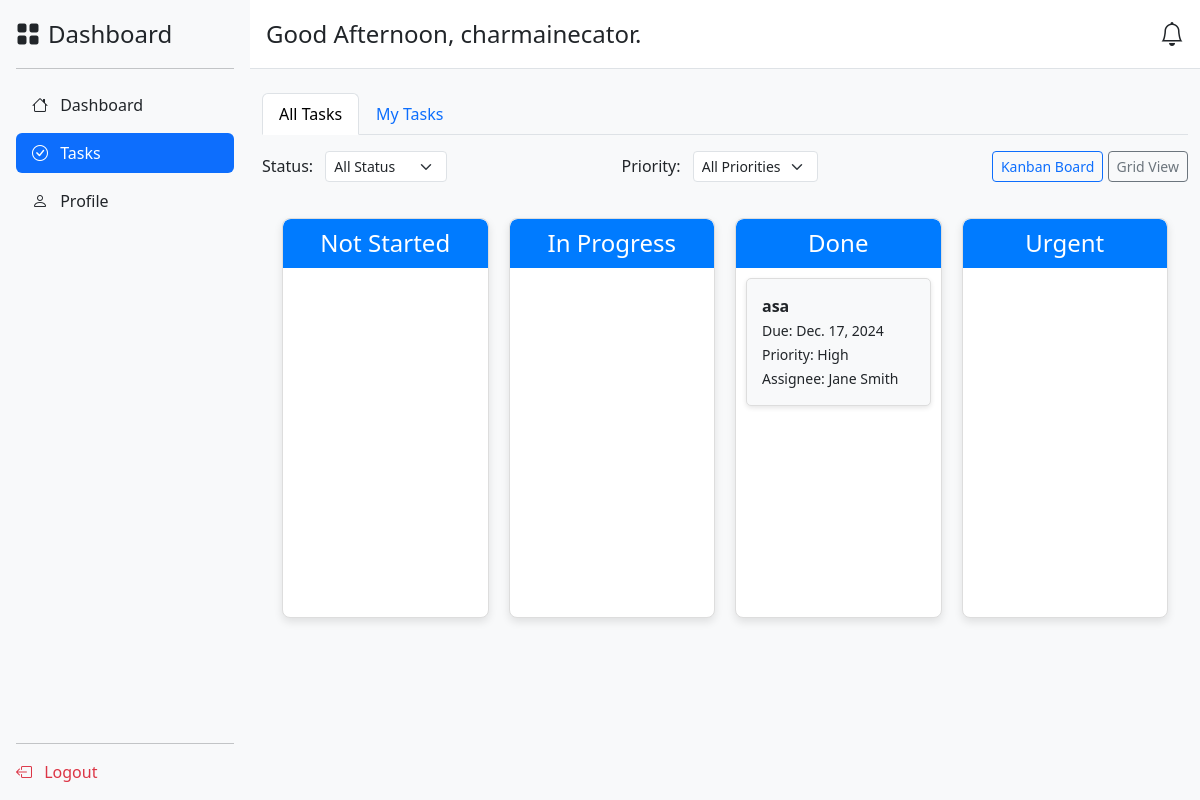
Before: /tasks/ (signed in) with the older database file.
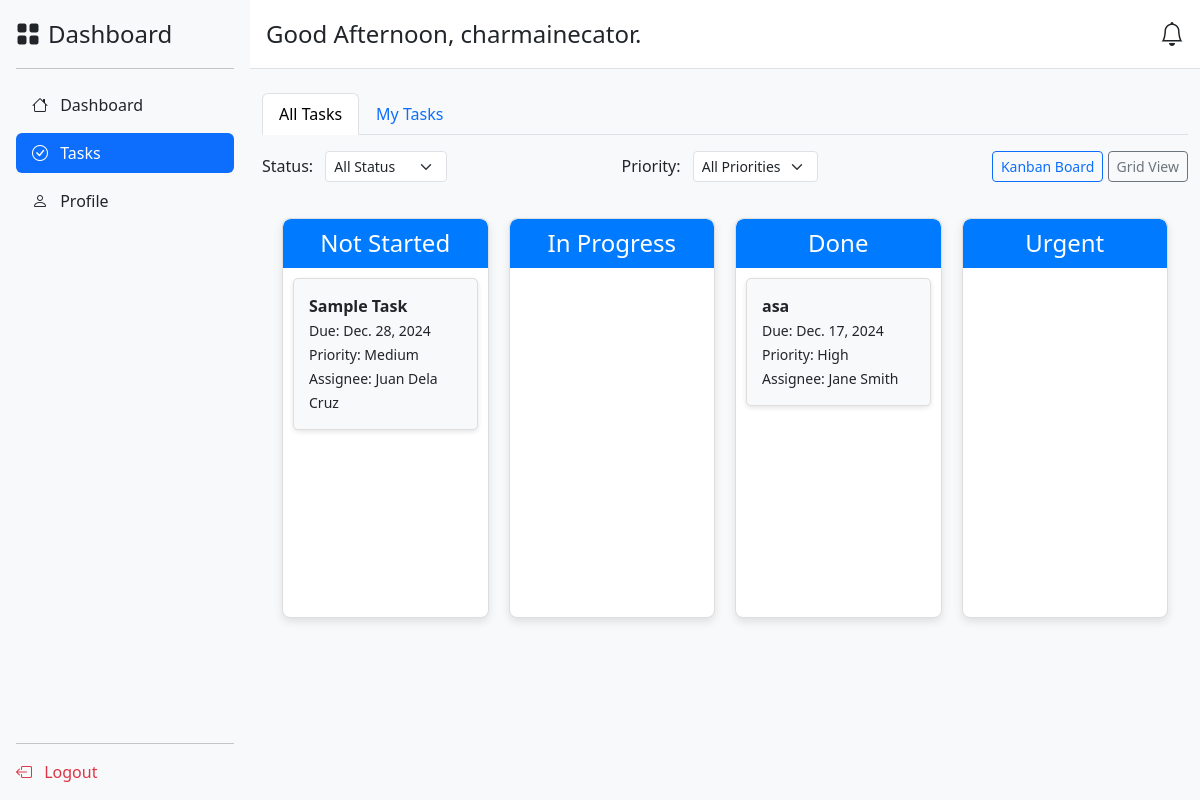
After: the same page with the newer database file.
### app/models.py (models this page shows, shortened)
class Task(models.Model):
    STATUS_CHOICES = [
        ('not-started', 'Not Started'),
        ('in-progress', 'In Progress'),
        ('done', 'Done'),
        ('urgent', 'Urgent'),
    ]
    PRIORITY_CHOICES = [
        ('low', 'Low'),
        ('medium', 'Medium'),
        ('high', 'High'),
    ]
    title = models.CharField(max_length=255)  # Task title
    description = models.TextField()  # Task description
    due_date = models.DateField()  # Task deadline
    status = models.CharField(max_length=20, choices=STATUS_CHOICES, default='not-started')  # Task status
    priority = models.CharField(max_length=10, choices=PRIORITY_CHOICES, default='medium')  # Task priority
    project = models.ForeignKey(Project, on_delete=models.CASCADE, related_name="tasks")  # Associated project
    assignee = models.ForeignKey(User, on_delete=models.SET_NULL, null=True, blank=True, related_name="tasks")  # Assigned user
    created_by = models.ForeignKey(User, on_delete=models.SET_NULL, null=True, blank=True, related_name="created_tasks")  # Creator user ID
    date_created = models.DateTimeField(auto_now_add=True)  # Date the task was created
    date_updated = models.DateTimeField(auto_now=True)  # Date the task was last updated

### app/views.py (the view)
# urls.py: path('tasks/', views.tasks_view, name='tasks'),  # Add the tasks page
@login_required
def tasks_view(request):
    user_id = request.user.id  # Current logged-in user ID
    my_tasks = Task.objects.filter(assignee_id=user_id)
    all_tasks = Task.objects.exclude(assignee_id=user_id)
    context = {
        'all_tasks': all_tasks,
        'my_tasks': my_tasks,
    }
    return render(request, 'app/tasks.html', context)

### app/context_processors.py (called while the page is built)
def add_current_time(request):
    gmt8 = pytz.timezone('Asia/Manila')  # Set the timezone to GMT+8
    current_time = timezone.now().astimezone(gmt8)  # Convert current time to GMT+8
    return {'current_time': current_time}

### app/templates/app/tasks.html (shortened to what the changed rows need)
<!DOCTYPE html>
<html lang="en">
<head>
    <link href="https://cdn.jsdelivr.net/npm/bootstrap@5.3.3/dist/css/bootstrap.min.css" rel="stylesheet">
    <link href="https://cdn.jsdelivr.net/npm/bootstrap-icons@1.10.5/font/bootstrap-icons.css" rel="stylesheet">
</head>
<body>
    <div class="d-flex">
        <div class="flex-grow-1">
            <div class="container mt-4">
                <div class="tab-content">
                    <div class="tab-pane fade show active" id="all-tasks">
                        <div id="kanbanBoard" class="kanban-board">
                            <div class="kanban-column" id="not-started" ondrop="drop(event)" ondragover="allowDrop(event)">
                                {% for task in all_tasks %}
                                    {% if task.status == 'not-started' %}
                                    <div class="task-card" id="task{{ task.id }}" draggable="true" ondragstart="drag(event)">
                                        <strong>{{ task.title }}</strong> <br>
                                        <small>Due: {{ task.due_date }}</small><br>
                                        <small>Priority: {{ task.priority|title }}</small><br>
                                        <small>Assignee: {{ task.assignee.get_full_name|default:'Unassigned' }}</small>
                                    </div>
                                    {% endif %}
                                {% endfor %}
                            </div>
                            <div class="kanban-column" id="done" ondrop="drop(event)" ondragover="allowDrop(event)">
                                {% for task in all_tasks %}
                                    {% if task.status == 'done' %}
                                    <div class="task-card" id="task{{ task.id }}" draggable="true" ondragstart="drag(event)">
                                        <strong>{{ task.title }}</strong> <br>
                                        <small>Due: {{ task.due_date }}</small><br>
                                        <small>Priority: {{ task.priority|title }}</small><br>
                                        <small>Assignee: {{ task.assignee.get_full_name|default:'Unassigned' }}</small>
                                    </div>
                                    {% endif %}
                                {% endfor %}
                            </div>
                        </div>
                    </div>
                </div>
            </div>
        </div>
    </div>
</body>
</html>

Changed rows visible on the page:
added Task: title "Sample Task", due_date "Dec. 28, 2024", priority "Medium", assignee.get_full_name "Juan Dela Cruz", shown under "Not Started"
